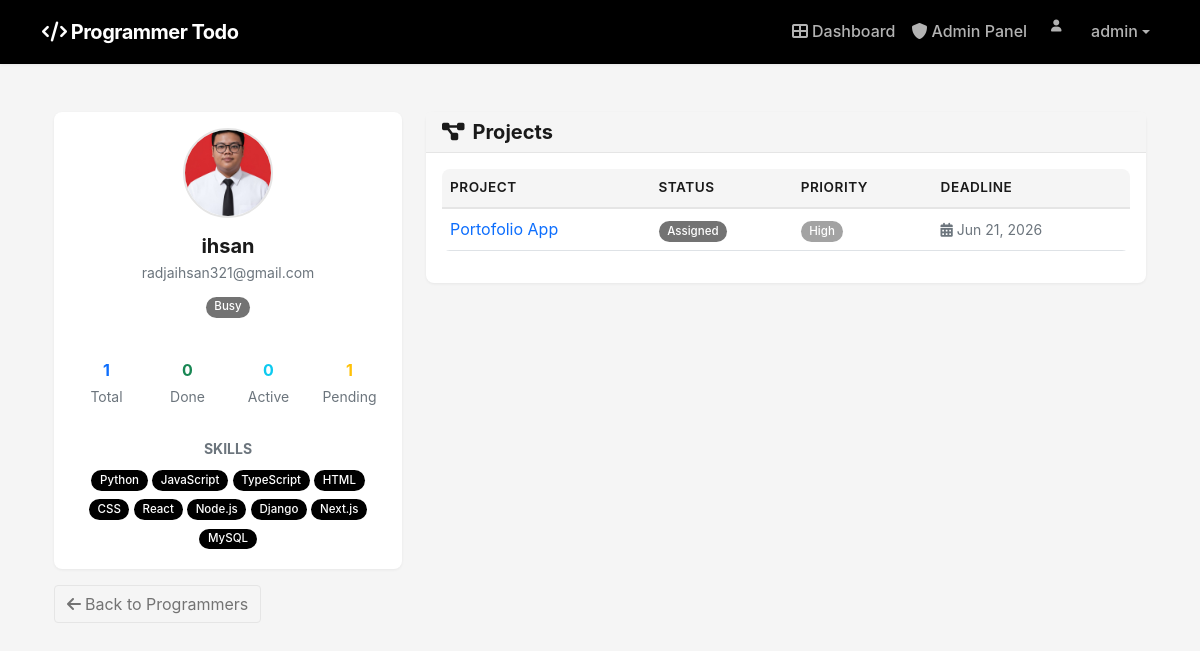
Page /manage/programmer/2/ (signed in) on the committed database.
### main/models.py (models this page shows, shortened)
class ProgrammerProfile(models.Model):
    SKILL_CHOICES = [
        ('python', 'Python'), ('javascript', 'JavaScript'), ('php', 'PHP'),
        ('java', 'Java'), ('cpp', 'C++'), ('csharp', 'C#'), ('go', 'Go'),
        ('rust', 'Rust'), ('swift', 'Swift'), ('kotlin', 'Kotlin'),
        ('ruby', 'Ruby'), ('typescript', 'TypeScript'), ('dart', 'Dart'),
        ('html', 'HTML'), ('css', 'CSS'), ('react', 'React'), ('vue', 'Vue.js'),
        ('angular', 'Angular'), ('nodejs', 'Node.js'), ('laravel', 'Laravel'),
        ('django', 'Django'), ('flask', 'Flask'), ('nextjs', 'Next.js'),
        ('svelte', 'Svelte'),
        ('react_native', 'React Native'), ('flutter', 'Flutter'),
        ('mysql', 'MySQL'), ('postgresql', 'PostgreSQL'), ('mongodb', 'MongoDB'),
        ('redis', 'Redis'), ('firebase', 'Firebase'),
        ('docker', 'Docker'), ('kubernetes', 'Kubernetes'), ('aws', 'AWS'),
        ('git', 'Git'),
        ('machine_learning', 'Machine Learning'), ('data_science', 'Data Science'),
        ('rest_api', 'REST API'), ('graphql', 'GraphQL'),
    ]
    user = models.OneToOneField(User, on_delete=models.CASCADE)
    full_name = models.CharField(max_length=200)
    email = models.EmailField()
    phone = models.CharField(max_length=20, blank=True)
    skills = models.JSONField(default=list, help_text="Selected programming skills")
    is_available = models.BooleanField(default=True)
    profile_picture = models.ImageField(upload_to='profiles/', blank=True, null=True)
    created_at = models.DateTimeField(auto_now_add=True)
    updated_at = models.DateTimeField(auto_now=True)
    def get_skills_display(self):
        skill_dict = dict(self.SKILL_CHOICES)
        return [skill_dict.get(skill, skill) for skill in self.skills]

class Project(models.Model):
    STATUS_CHOICES = [
        ('pending', 'Pending'),
        ('assigned', 'Assigned'),
        ('in_progress', 'In Progress'),
        ('completed', 'Completed'),
        ('approved', 'Approved'),
    ]
    PRIORITY_CHOICES = [
        ('low', 'Low'),
        ('medium', 'Medium'),
        ('high', 'High'),
        ('urgent', 'Urgent'),
    ]
    title = models.CharField(max_length=200)
    description = models.TextField()
    requirements = models.TextField(blank=True)
    assigned_to = models.ForeignKey(ProgrammerProfile, on_delete=models.SET_NULL, null=True, blank=True)
    created_by = models.ForeignKey(User, on_delete=models.CASCADE, related_name='created_projects')
    status = models.CharField(max_length=20, choices=STATUS_CHOICES, default='pending')
    priority = models.CharField(max_length=10, choices=PRIORITY_CHOICES, default='medium')
    deadline = models.DateTimeField()
    created_at = models.DateTimeField(auto_now_add=True)
    updated_at = models.DateTimeField(auto_now=True)
    completed_at = models.DateTimeField(null=True, blank=True)
    approved_at = models.DateTimeField(null=True, blank=True)

### main/views.py (the view)
# urls.py: path('manage/programmer/<int:programmer_id>/', views.programmer_detail, name='programmer_detail'),
@staff_member_required
def programmer_detail(request, programmer_id):
    programmer = get_object_or_404(ProgrammerProfile, id=programmer_id)
    projects = Project.objects.filter(assigned_to=programmer).order_by('-created_at')
    context = {
        'programmer': programmer,
        'projects': projects,
        'total_projects': projects.count(),
        'completed_projects': projects.filter(status='approved').count(),
        'in_progress_projects': projects.filter(status='in_progress').count(),
        'pending_projects': projects.filter(status='assigned').count(),
    }
    return render(request, 'admin/programmer_detail.html', context)

### templates/admin/programmer_detail.html (shortened to what this page needs)
{% extends 'base.html' %}
{% block content %}
<div class="container py-4 fade-in">
    <div class="row g-4">
        <div class="col-md-4">
            <div class="card border-0">
                <div class="card-body text-center">
                    {% if programmer.profile_picture %}
                    <img src="{{ programmer.profile_picture.url }}" class="rounded-circle profile-pic mb-3" width="90" height="90">
                    {% else %}
                    <div class="rounded-circle d-flex align-items-center justify-content-center mx-auto mb-3" style="width:90px;height:90px;background:linear-gradient(135deg, var(--primary), var(--violet));">
                        <i class="fas fa-user fa-2x text-white"></i>
                    </div>
                    {% endif %}
                    <h5 class="fw-bold mb-1">{{ programmer.full_name }}</h5>
                    <p class="text-muted small mb-2">{{ programmer.email }}</p>
                    {% if programmer.is_available %}<span class="badge bg-success"><i class="fas fa-circle me-1" style="font-size:0.5em;"></i>Available</span>
                    {% else %}<span class="badge bg-secondary">Busy</span>{% endif %}
                    <div class="row mt-4 text-center g-2">
                        <div class="col-3">
                            <div class="p-2 rounded-3" style="background:var(--primary-bg);">
                                <strong class="text-primary">{{ total_projects }}</strong><br><small class="text-muted">Total</small>
                            </div>
                        </div>
                        <div class="col-3">
                            <div class="p-2 rounded-3" style="background:var(--success-bg);">
                                <strong class="text-success">{{ completed_projects }}</strong><br><small class="text-muted">Done</small>
                            </div>
                        </div>
                        <div class="col-3">
                            <div class="p-2 rounded-3" style="background:var(--info-bg);">
                                <strong class="text-info">{{ in_progress_projects }}</strong><br><small class="text-muted">Active</small>
                            </div>
                        </div>
                        <div class="col-3">
                            <div class="p-2 rounded-3" style="background:var(--warning-bg);">
                                <strong class="text-warning">{{ pending_projects }}</strong><br><small class="text-muted">Pending</small>
                            </div>
                        </div>
                    </div>
                    {% if programmer.skills %}
                    <div class="mt-4">
                        <h6 class="text-muted text-uppercase small fw-bold mb-2">Skills</h6>
                        {% for skill in programmer.get_skills_display %}
                        <span class="badge bg-primary mb-1">{{ skill }}</span>
                        {% endfor %}
                    </div>
                    {% endif %}
                </div>
            </div>
        </div>
        <div class="col-md-8">
            <div class="card border-0">
                <div class="card-header"><h5 class="mb-0 fw-bold"><i class="fas fa-project-diagram me-2 text-violet"></i>Projects</h5></div>
                <div class="card-body">
                    {% if projects %}
                    <div class="table-responsive">
                        <table class="table table-hover">
                            <thead><tr><th>Project</th><th>Status</th><th>Priority</th><th>Deadline</th></tr></thead>
                            <tbody>
                                {% for project in projects %}
                                <tr>
                                    <td><a href="{% url 'project_detail' project.id %}" class="text-primary fw-semibold text-decoration-none">{{ project.title }}</a></td>
                                    <td><span class="badge bg-{% if project.status == 'approved' %}success{% elif project.status == 'in_progress' %}primary{% elif project.status == 'completed' %}secondary{% else %}info{% endif %}">{{ project.get_status_display }}</span></td>
                                    <td>
                                        {% if project.priority == 'urgent' %}<span class="badge bg-danger">{{ project.get_priority_display }}</span>
                                        {% elif project.priority == 'high' %}<span class="badge bg-warning">{{ project.get_priority_display }}</span>
                                        {% elif project.priority == 'medium' %}<span class="badge bg-info">{{ project.get_priority_display }}</span>
                                        {% else %}<span class="badge bg-secondary">{{ project.get_priority_display }}</span>{% endif %}
                                    </td>
                                    <td><small class="text-muted"><i class="fas fa-calendar-alt me-1 text-violet"></i>{{ project.deadline|date:"M d, Y" }}</small></td>
                                </tr>
                                {% endfor %}
                            </tbody>
                        </table>
                    </div>
                    {% else %}
                    <div class="empty-state">
                        <i class="fas fa-inbox d-block mb-3"></i>
                        <p class="text-muted mb-0">No projects assigned yet.</p>
                    </div>
                    {% endif %}
                </div>
            </div>
        </div>
    </div>
    <a href="{% url 'programmer_list' %}" class="btn btn-outline-secondary mt-3"><i class="fas fa-arrow-left me-1"></i>Back to Programmers</a>
</div>
{% endblock %}

### templates/base.html (shortened to what this page needs)
<!DOCTYPE html>
<html lang="en">
<head>
    <link href="https://cdn.jsdelivr.net/npm/bootstrap@5.1.3/dist/css/bootstrap.min.css" rel="stylesheet">
    <link href="https://cdnjs.cloudflare.com/ajax/libs/font-awesome/6.0.0/css/all.min.css" rel="stylesheet">
    {% load static %}
    <link href="{% static 'css/style.css' %}?v=2" rel="stylesheet">
</head>
<body>
    <nav class="navbar navbar-expand-lg navbar-dark">
        <div class="container">
            <a class="navbar-brand" href="{% url 'dashboard' %}">
                <i class="fas fa-code"></i> Programmer Todo
            </a>
            {% if user.is_authenticated %}
            <div class="collapse navbar-collapse" id="navbarNav">
                <ul class="navbar-nav ms-auto align-items-center">
                    <li class="nav-item">
                        <a class="nav-link" href="{% url 'dashboard' %}">
                            <i class="fas fa-th-large me-1"></i>Dashboard
                        </a>
                    </li>
                    {% if user.is_staff %}
                    <li class="nav-item">
                        <a class="nav-link" href="{% url 'admin_dashboard' %}">
                            <i class="fas fa-shield-alt me-1"></i>Admin Panel
                        </a>
                    </li>
                    {% else %}
                    <li class="nav-item">
                        <a class="nav-link" href="{% url 'profile_edit' %}">
                            <i class="fas fa-user-edit me-1"></i>Profile
                        </a>
                    </li>
                    {% endif %}
                    <li class="nav-item dropdown ms-2">
                        <a class="nav-link dropdown-toggle d-flex align-items-center" href="#" role="button" data-bs-toggle="dropdown">
                            <span class="icon-circle primary me-2" style="width:32px;height:32px;font-size:0.75rem;">
                                <i class="fas fa-user"></i>
                            </span>
                            {{ user.username }}
                        </a>
                    </li>
                </ul>
            </div>
            {% endif %}
        </div>
    </nav>
    <main class="container mt-4 pb-5">
        {% block content %}
        {% endblock %}
    </main>
    {% load static %}
</body>
</html>

### static/css/style.css (style rules this page uses)
:root { --white: #FFFFFF; --bg: #F5F5F5; --card: #FFFFFF; --text: #1A1A1A; --text-secondary: #737373; --text-muted: #A3A3A3; --border: #E5E5E5; --active: #000000; --hover-bg: #EEEEEE; --shadow: rgba(0, 0, 0, 0.06); }
body { font-family: -apple-system, BlinkMacSystemFont, 'Segoe UI', Roboto, Oxygen, Ubuntu, sans-serif; background-color: var(--bg); color: var(--text); line-height: 1.6; }
.navbar { background: var(--active) !important; box-shadow: 0 1px 3px var(--shadow); }
.navbar-brand { font-weight: 700; color: var(--white) !important; letter-spacing: -0.5px; }
.nav-link { color: rgba(255,255,255,0.7) !important; font-weight: 500; transition: color 0.2s; }
.btn-outline-secondary { color: var(--text-secondary); border-color: var(--border); }
.card { border: 1px solid var(--border); border-radius: 8px; box-shadow: 0 1px 3px var(--shadow); transition: all 0.2s ease; background: var(--card); }
.card-header { background: var(--bg) !important; border-bottom: 1px solid var(--border); font-weight: 600; }
.badge { border-radius: 20px; font-size: 0.72em; padding: 0.4em 0.75em; font-weight: 500; }
.badge.bg-primary { background: var(--active) !important; }
.badge.bg-secondary { background: var(--text-secondary) !important; }
.badge.bg-info { background: var(--text-secondary) !important; color: var(--white) !important; }
.badge.bg-warning { background: var(--text-muted) !important; color: var(--white) !important; }
.table { border-radius: 8px; overflow: hidden; }
.table thead th { border-bottom: 2px solid var(--border); background: var(--bg); font-weight: 600; color: var(--text); font-size: 0.85rem; text-transform: uppercase; letter-spacing: 0.5px; }
.profile-pic { object-fit: cover; border: 2px solid var(--border); transition: all 0.2s ease; }
.fade-in { animation: fadeIn 0.4s ease-out; }

### rows in the picture
ProgrammerProfile: profile_picture (picture), full_name "ihsan", email "radjaihsan321@gmail.com"
Project: title "Portofolio App", status "Assigned", priority "High", deadline "Jun 21, 2026"

### other values in the picture
{{ user.username }} "admin"
{{ total_projects }} "1"
{{ completed_projects }} "0"
{{ in_progress_projects }} "0"
{{ pending_projects }} "1"
{{ skill }} "Python" "JavaScript" "TypeScript" "HTML" "CSS" "React" "Node.js" "Django" "Next.js" "MySQL"
